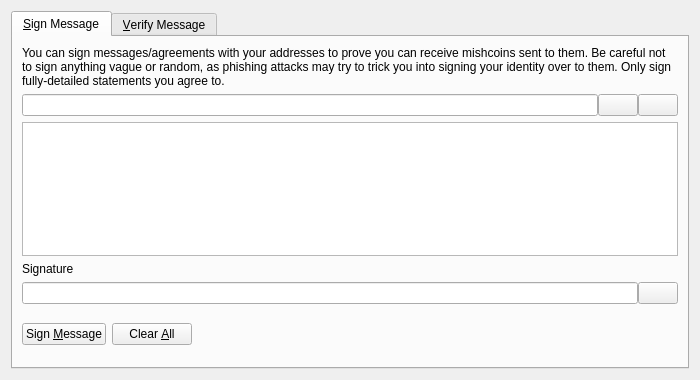
<?xml version="1.0" encoding="UTF-8"?>
<ui version="4.0">
 <class>SignVerifyMessageDialog</class>
 <widget class="QDialog" name="SignVerifyMessageDialog">
  <property name="geometry">
   <rect>
    <x>0</x>
    <y>0</y>
    <width>700</width>
    <height>380</height>
   </rect>
  </property>
  <property name="windowTitle">
   <string>Signatures - Sign / Verify a Message</string>
  </property>
  <property name="modal">
   <bool>true</bool>
  </property>
  <layout class="QVBoxLayout" name="verticalLayout">
   <item>
    <widget class="QTabWidget" name="tabWidget">
     <property name="currentIndex">
      <number>0</number>
     </property>
     <widget class="QWidget" name="tabSignMessage">
      <attribute name="title">
       <string>&amp;Sign Message</string>
      </attribute>
      <layout class="QVBoxLayout" name="verticalLayout_SM">
       <item>
        <widget class="QLabel" name="infoLabel_SM">
         <property name="text">
          <string>You can sign messages/agreements with your addresses to prove you can receive mishcoins sent to them. Be careful not to sign anything vague or random, as phishing attacks may try to trick you into signing your identity over to them. Only sign fully-detailed statements you agree to.</string>
         </property>
         <property name="textFormat">
          <enum>Qt::PlainText</enum>
         </property>
         <property name="wordWrap">
          <bool>true</bool>
         </property>
        </widget>
       </item>
       <item>
        <layout class="QHBoxLayout" name="horizontalLayout_1_SM">
         <property name="spacing">
          <number>0</number>
         </property>
         <item>
          <widget class="QValidatedLineEdit" name="addressIn_SM">
           <property name="toolTip">
            <string>The Mishcoin address to sign the message with</string>
           </property>
          </widget>
         </item>
         <item>
          <widget class="QPushButton" name="addressBookButton_SM">
           <property name="toolTip">
            <string>Choose previously used address</string>
           </property>
           <property name="text">
            <string/>
           </property>
           <property name="icon">
            <iconset resource="../bitcoin.qrc">
             <normaloff>:/icons/address-book</normaloff>:/icons/address-book</iconset>
           </property>
           <property name="shortcut">
            <string>Alt+A</string>
           </property>
           <property name="autoDefault">
            <bool>false</bool>
           </property>
          </widget>
         </item>
         <item>
          <widget class="QPushButton" name="pasteButton_SM">
           <property name="toolTip">
            <string>Paste address from clipboard</string>
           </property>
           <property name="text">
            <string/>
           </property>
           <property name="icon">
            <iconset resource="../bitcoin.qrc">
             <normaloff>:/icons/editpaste</normaloff>:/icons/editpaste</iconset>
           </property>
           <property name="shortcut">
            <string>Alt+P</string>
           </property>
           <property name="autoDefault">
            <bool>false</bool>
           </property>
          </widget>
         </item>
        </layout>
       </item>
       <item>
        <widget class="QPlainTextEdit" name="messageIn_SM">
         <property name="toolTip">
          <string>Enter the message you want to sign here</string>
         </property>
        </widget>
       </item>
       <item>
        <widget class="QLabel" name="signatureLabel_SM">
         <property name="text">
          <string>Signature</string>
         </property>
         <property name="textFormat">
          <enum>Qt::PlainText</enum>
         </property>
        </widget>
       </item>
       <item>
        <layout class="QHBoxLayout" name="horizontalLayout_2_SM">
         <property name="spacing">
          <number>0</number>
         </property>
         <item>
          <widget class="QLineEdit" name="signatureOut_SM">
           <property name="font">
            <font>
             <italic>true</italic>
            </font>
           </property>
           <property name="readOnly">
            <bool>true</bool>
           </property>
          </widget>
         </item>
         <item>
          <widget class="QPushButton" name="copySignatureButton_SM">
           <property name="toolTip">
            <string>Copy the current signature to the system clipboard</string>
           </property>
           <property name="text">
            <string/>
           </property>
           <property name="icon">
            <iconset resource="../bitcoin.qrc">
             <normaloff>:/icons/editcopy</normaloff>:/icons/editcopy</iconset>
           </property>
           <property name="autoDefault">
            <bool>false</bool>
           </property>
          </widget>
         </item>
        </layout>
       </item>
       <item>
        <layout class="QHBoxLayout" name="horizontalLayout_3_SM">
         <item>
          <widget class="QPushButton" name="signMessageButton_SM">
           <property name="toolTip">
            <string>Sign the message to prove you own this Mishcoin address</string>
           </property>
           <property name="text">
            <string>Sign &amp;Message</string>
           </property>
           <property name="icon">
            <iconset resource="../bitcoin.qrc">
             <normaloff>:/icons/edit</normaloff>:/icons/edit</iconset>
           </property>
           <property name="autoDefault">
            <bool>false</bool>
           </property>
          </widget>
         </item>
         <item>
          <widget class="QPushButton" name="clearButton_SM">
           <property name="toolTip">
            <string>Reset all sign message fields</string>
           </property>
           <property name="text">
            <string>Clear &amp;All</string>
           </property>
           <property name="icon">
            <iconset resource="../bitcoin.qrc">
             <normaloff>:/icons/remove</normaloff>:/icons/remove</iconset>
           </property>
           <property name="autoDefault">
            <bool>false</bool>
           </property>
          </widget>
         </item>
         <item>
          <spacer name="horizontalSpacer_1_SM">
           <property name="orientation">
            <enum>Qt::Horizontal</enum>
           </property>
           <property name="sizeHint" stdset="0">
            <size>
             <width>40</width>
             <height>48</height>
            </size>
           </property>
          </spacer>
         </item>
         <item>
          <widget class="QLabel" name="statusLabel_SM">
           <property name="font">
            <font>
             <weight>75</weight>
             <bold>true</bold>
            </font>
           </property>
           <property name="text">
            <string/>
           </property>
           <property name="wordWrap">
            <bool>true</bool>
           </property>
          </widget>
         </item>
         <item>
          <spacer name="horizontalSpacer_2_SM">
           <property name="orientation">
            <enum>Qt::Horizontal</enum>
           </property>
           <property name="sizeHint" stdset="0">
            <size>
             <width>40</width>
             <height>48</height>
            </size>
           </property>
          </spacer>
         </item>
        </layout>
       </item>
      </layout>
     </widget>
     <widget class="QWidget" name="tabVerifyMessage">
      <attribute name="title">
       <string>&amp;Verify Message</string>
      </attribute>
      <layout class="QVBoxLayout" name="verticalLayout_VM">
       <item>
        <widget class="QLabel" name="infoLabel_VM">
         <property name="text">
          <string>Enter the receiver's address, message (ensure you copy line breaks, spaces, tabs, etc. exactly) and signature below to verify the message. Be careful not to read more into the signature than what is in the signed message itself, to avoid being tricked by a man-in-the-middle attack. Note that this only proves the signing party receives with the address, it cannot prove sendership of any transaction!</string>
         </property>
         <property name="textFormat">
          <enum>Qt::PlainText</enum>
         </property>
         <property name="alignment">
          <set>Qt::AlignLeading|Qt::AlignLeft|Qt::AlignTop</set>
         </property>
         <property name="wordWrap">
          <bool>true</bool>
         </property>
        </widget>
       </item>
       <item>
        <layout class="QHBoxLayout" name="horizontalLayout_1_VM">
         <property name="spacing">
          <number>0</number>
         </property>
         <item>
          <widget class="QValidatedLineEdit" name="addressIn_VM">
           <property name="toolTip">
            <string>The Mishcoin address the message was signed with</string>
           </property>
          </widget>
         </item>
         <item>
          <widget class="QPushButton" name="addressBookButton_VM">
           <property name="toolTip">
            <string>Choose previously used address</string>
           </property>
           <property name="text">
            <string/>
           </property>
           <property name="icon">
            <iconset resource="../bitcoin.qrc">
             <normaloff>:/icons/address-book</normaloff>:/icons/address-book</iconset>
           </property>
           <property name="shortcut">
            <string>Alt+A</string>
           </property>
           <property name="autoDefault">
            <bool>false</bool>
           </property>
          </widget>
         </item>
        </layout>
       </item>
       <item>
        <widget class="QPlainTextEdit" name="messageIn_VM"/>
       </item>
       <item>
        <widget class="QValidatedLineEdit" name="signatureIn_VM"/>
       </item>
       <item>
        <layout class="QHBoxLayout" name="horizontalLayout_2_VM">
         <item>
          <widget class="QPushButton" name="verifyMessageButton_VM">
           <property name="toolTip">
            <string>Verify the message to ensure it was signed with the specified Mishcoin address</string>
           </property>
           <property name="text">
            <string>Verify &amp;Message</string>
           </property>
           <property name="icon">
            <iconset resource="../bitcoin.qrc">
             <normaloff>:/icons/transaction_0</normaloff>:/icons/transaction_0</iconset>
           </property>
           <property name="autoDefault">
            <bool>false</bool>
           </property>
          </widget>
         </item>
         <item>
          <widget class="QPushButton" name="clearButton_VM">
           <property name="toolTip">
            <string>Reset all verify message fields</string>
           </property>
           <property name="text">
            <string>Clear &amp;All</string>
           </property>
           <property name="icon">
            <iconset resource="../bitcoin.qrc">
             <normaloff>:/icons/remove</normaloff>:/icons/remove</iconset>
           </property>
           <property name="autoDefault">
            <bool>false</bool>
           </property>
          </widget>
         </item>
         <item>
          <spacer name="horizontalSpacer_1_VM">
           <property name="orientation">
            <enum>Qt::Horizontal</enum>
           </property>
           <property name="sizeHint" stdset="0">
            <size>
             <width>40</width>
             <height>48</height>
            </size>
           </property>
          </spacer>
         </item>
         <item>
          <widget class="QLabel" name="statusLabel_VM">
           <property name="font">
            <font>
             <weight>75</weight>
             <bold>true</bold>
            </font>
           </property>
           <property name="text">
            <string/>
           </property>
           <property name="wordWrap">
            <bool>true</bool>
           </property>
          </widget>
         </item>
         <item>
          <spacer name="horizontalSpacer_2_VM">
           <property name="orientation">
            <enum>Qt::Horizontal</enum>
           </property>
           <property name="sizeHint" stdset="0">
            <size>
             <width>40</width>
             <height>48</height>
            </size>
           </property>
          </spacer>
         </item>
        </layout>
       </item>
      </layout>
     </widget>
    </widget>
   </item>
  </layout>
 </widget>
 <customwidgets>
  <customwidget>
   <class>QValidatedLineEdit</class>
   <extends>QLineEdit</extends>
   <header>qt/qvalidatedlineedit.h</header>
  </customwidget>
 </customwidgets>
 <resources>
  <include location="../bitcoin.qrc"/>
 </resources>
 <connections/>
</ui>
